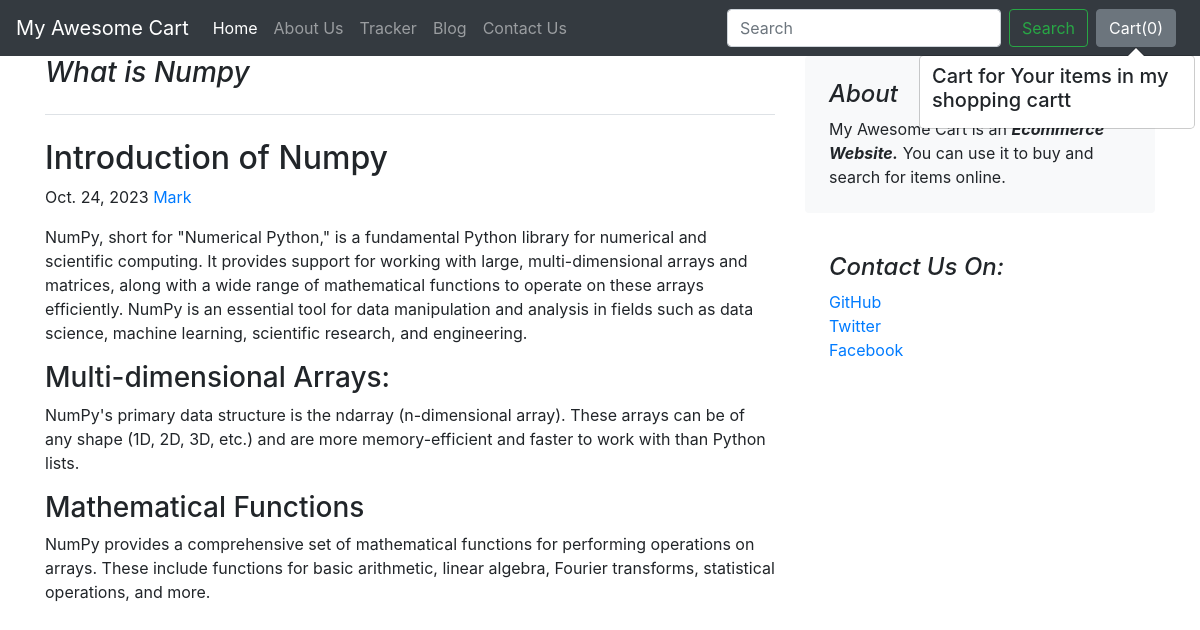
The app's page /blog/blogpost/2 with its own data.
### blog/models.py (models this page shows, shortened)
class BlogPost(models.Model):
    post_id = models.AutoField(primary_key=True)
    title = models.CharField(max_length=100)
    heading_post = models.CharField(max_length=1000)
    content_heading_post = models.CharField(max_length=5000, default='')
    heading = models.CharField(max_length=500)
    content_heading = models.CharField(max_length=500, default='')
    sub_heading = models.CharField(max_length=500)
    content_sub_heading = models.CharField(max_length=500, default='')
    pub_date = models.DateField()
    thumbnail = models.ImageField(upload_to='shop/images', default='')

### blog/views.py (the view)
# urls.py: path("blogpost/<int:id>", views.blogpost, name="blogPost")
def blogpost(request, id):
    post = BlogPost.objects.filter(post_id=id)[0]
    return render(request, 'blog/blogpost.html', {'post':post})

### blog/templates/blog/blogpost.html (shortened to what this page needs)
{% extends 'shop/basic.html' %}
{% block body %}
<div class="container">
    <div class="row __web-inspector-hide-shortcut__">
        <div class="col-md-8 blog-main">
            <h3 class="pb-4 mb-4 font-italic border-bottom">{{post.title}}</h3>
            <div class="blog-post">
                <h2 class="blog-post-title">{{post.heading_post}}</h2>
                <p class="blog-post-meta">{{post.pub_date}}<a href="#"> Mark</a></p>
                <p>{{post.content_heading_post}}</p>
                <h3>{{post.heading}}</h3>
                <p>{{post.content_heading}}</p>
                <h3>{{post.sub_heading}}</h3>
                <p>{{post.content_sub_heading}}</p>
            </div>
        </div>
        <aside class="col-md-4 blog-sidebar">
            <div class="p-4 mb-3 bg-light rounded">
                <h4 class="font-italic">About</h4>
                <p class="mb-0">
                    My Awesome Cart is an <em><b>Ecommerce Website.</b></em> You can use it to buy and search for items
                    online.
                </p>
            </div>
            <div class="p-4">
                <h4 class="font-italic">Contact Us On:</h4>
                <ol class="list-unstyled">
                    <li>
                        <a href="#">GitHub</a>
                    </li>
                    <li>
                        <a href="#">Twitter</a>
                    </li>
                    <li>
                        <a href="#">Facebook</a>
                    </li>
                </ol>
            </div>
        </aside>
    </div>
</div>
{% endblock %}

### records on screen
BlogPost: title "What is Numpy", heading_post "Introduction of Numpy", pub_date "Oct. 24, 2023", content_heading_post "NumPy, short for \"Numerical Python,\" is a fundamental Python library for numerical and scientific computing. It provides support for working with large, multi-dimensional arrays and matrices, along with a wide range of mathematical functions to operate on these arrays efficiently. NumPy is an essential tool for data manipulation and analysis in fields such as data science, machine learning, scientific research, and engineering.", heading "Multi-dimensional Arrays:", content_heading "NumPy's primary data structure is the ndarray (n-dimensional array). These arrays can be of any shape (1D, 2D, 3D, etc.) and are more memory-efficient and faster to work with than Python lists.", sub_heading "Mathematical Functions", content_sub_heading "NumPy provides a comprehensive set of mathematical functions for performing operations on arrays. These include functions for basic arithmetic, linear algebra, Fourier transforms, statistical operations, and more."
